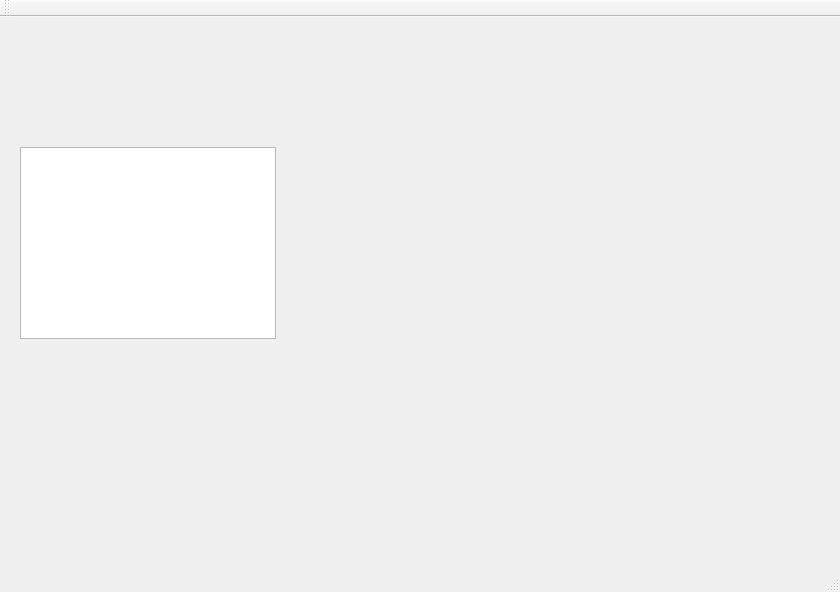
<?xml version="1.0" encoding="UTF-8"?>
<ui version="4.0">
 <class>MainWindow</class>
 <widget class="QMainWindow" name="MainWindow">
  <property name="geometry">
   <rect>
    <x>0</x>
    <y>0</y>
    <width>840</width>
    <height>592</height>
   </rect>
  </property>
  <property name="windowTitle">
   <string>MainWindow</string>
  </property>
  <widget class="QWidget" name="centralWidget">
   <widget class="QGraphicsView" name="graphicsView">
    <property name="geometry">
     <rect>
      <x>20</x>
      <y>130</y>
      <width>256</width>
      <height>192</height>
     </rect>
    </property>
   </widget>
  </widget>
  <widget class="QMenuBar" name="menuBar">
   <property name="geometry">
    <rect>
     <x>0</x>
     <y>0</y>
     <width>840</width>
     <height>23</height>
    </rect>
   </property>
  </widget>
  <widget class="QToolBar" name="mainToolBar">
   <attribute name="toolBarArea">
    <enum>TopToolBarArea</enum>
   </attribute>
   <attribute name="toolBarBreak">
    <bool>false</bool>
   </attribute>
  </widget>
  <widget class="QStatusBar" name="statusBar"/>
 </widget>
 <layoutdefault spacing="6" margin="11"/>
 <resources/>
 <connections/>
</ui>
